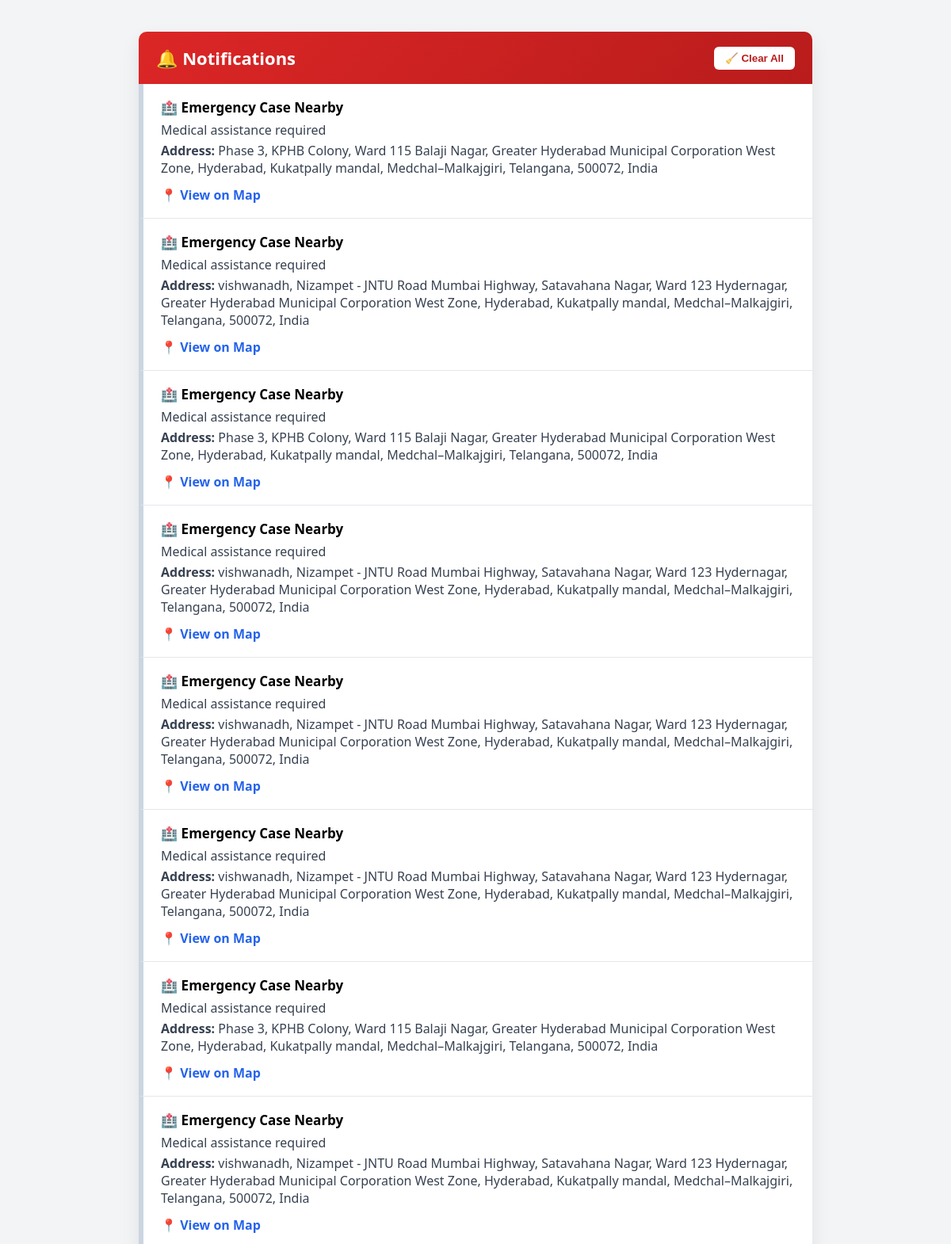
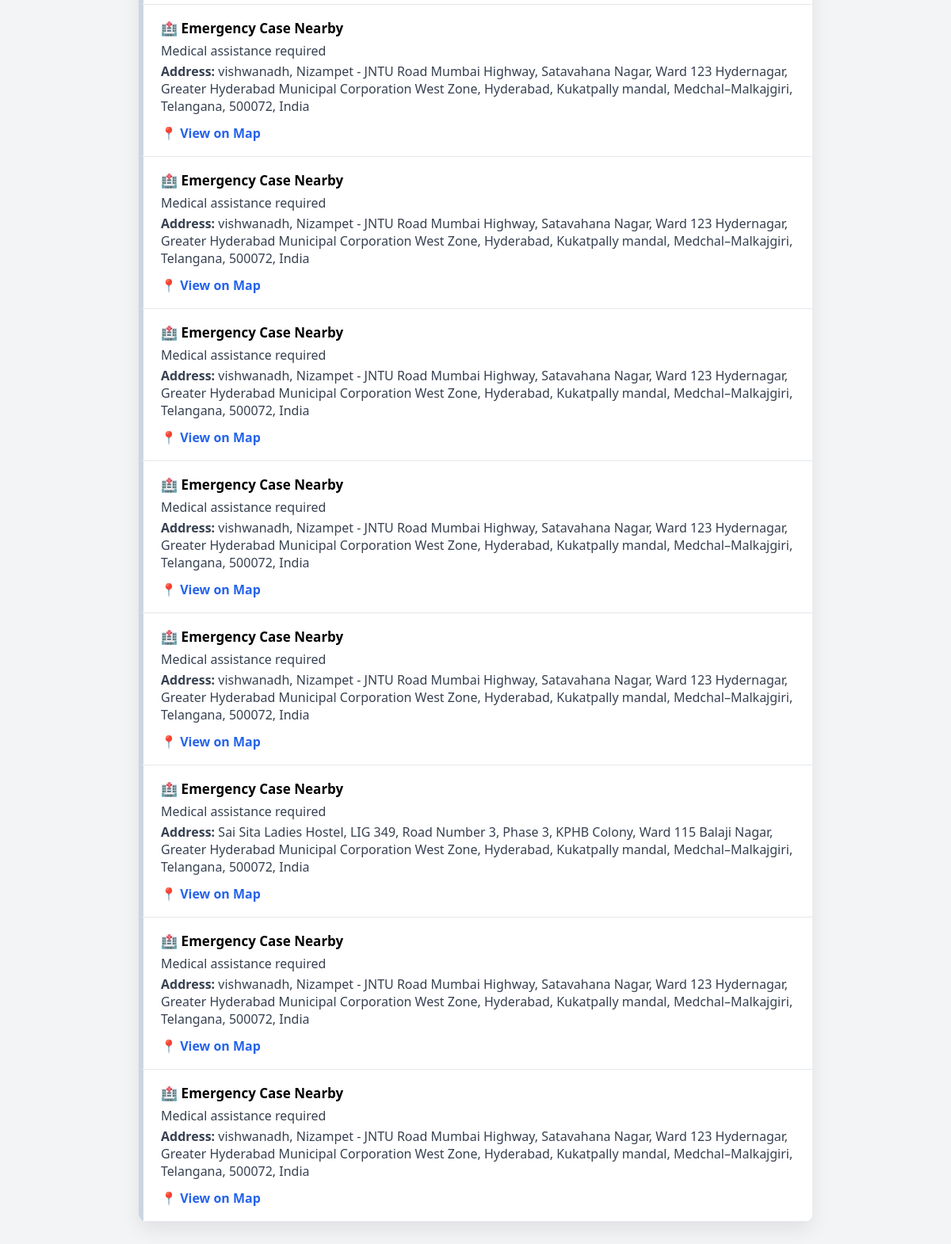
The app's page /notifications/ (signed in) with its own data (2 pictures, top to bottom).
### Alert_system/models.py (models this page shows)
class Notification(models.Model):
    user = models.ForeignKey(User, on_delete=models.CASCADE, related_name="notifications")
    title = models.CharField(max_length=255)
    message = models.TextField()
    address = models.TextField(blank=True)
    latitude = models.FloatField(null=True, blank=True)
    longitude = models.FloatField(null=True, blank=True)
    public_alert = models.ForeignKey(
        "PolicePublicAlert",
        null=True,
        blank=True,
        on_delete=models.CASCADE
    )
    is_read = models.BooleanField(default=False)
    created_at = models.DateTimeField(auto_now_add=True)

### Alert_system/views.py (the view)
# urls.py: path("notifications/", views.notifications, name="notifications"),
@login_required
def notifications(request):
    notes = request.user.notifications.order_by("-created_at")
    request.user.notifications.filter(is_read=False).update(is_read=True)
    return render(request, "notifications.html", {
        "notifications": notes
    })

### templates/notifications.html (shortened to what this page needs)
{% load static %}
<!DOCTYPE html>
<html lang="en">
<head>
</head>
<body>
<div class="container">
    <div class="header">
        <h2>🔔 Notifications</h2>
        {% if notifications %}
        <form method="POST" action="{% url 'clear_notifications' %}">
            <button class="clear-btn">🧹 Clear All</button>
        </form>
        {% endif %}
    </div>
    {% for note in notifications %}
    <div class="notification {% if not note.is_read %}new{% endif %}">
        <h4>
            {{ note.title }}
        </h4>
        <p>{{ note.message }}</p>
        <p><strong>Address:</strong> {{ note.address }}</p>
        <a class="map-link" target="_blank"
           href="https://maps.google.com/?q={{ note.latitude }},{{ note.longitude }}">
            📍 View on Map
        </a>
    </div>
    {% empty %}
    <p class="empty">No notifications available 🚫</p>
    {% endfor %}
</div>
</body>
</html>

### templates/notifications.html (style rules this page uses)
body { font-family: "Segoe UI", Tahoma, sans-serif; background: #f3f4f6; margin: 0; padding: 0; }
.container { max-width: 850px; margin: 40px auto; background: #ffffff; border-radius: 10px; box-shadow: 0 10px 25px rgba(0,0,0,0.08); overflow: hidden; }
.header { display: flex; justify-content: space-between; align-items: center; padding: 18px 22px; background: linear-gradient(135deg, #dc2626, #b91c1c); color: white; }
.header h2 { margin: 0; font-size: 22px; }
.clear-btn { background: white; color: #b91c1c; border: none; padding: 7px 14px; border-radius: 6px; font-weight: bold; cursor: pointer; }
.notification { padding: 18px 22px; border-bottom: 1px solid #e5e7eb; border-left: 6px solid #cbd5e1; background: #ffffff; transition: transform 0.3s ease; }
.notification h4 { margin: 0 0 6px; font-size: 17px; display: flex; align-items: center; }
.notification p { margin: 4px 0; color: #374151; }
.map-link { display: inline-block; margin-top: 8px; text-decoration: none; color: #2563eb; font-weight: 600; }

### records on screen
Notification: title "🏥 Emergency Case Nearby", message "Medical assistance required", address "Phase 3, KPHB Colony, Ward 115 Balaji Nagar, Greater Hyderabad Municipal Corporation West Zone, Hyderabad, Kukatpally mandal, Medchal–Malkajgiri, Telangana, 500072, India"
Notification: title "🏥 Emergency Case Nearby", message "Medical assistance required", address "vishwanadh, Nizampet - JNTU Road Mumbai Highway, Satavahana Nagar, Ward 123 Hydernagar, Greater Hyderabad Municipal Corporation West Zone, Hyderabad, Kukatpally mandal, Medchal–Malkajgiri, Telangana, 500072, India"
Notification: title "🏥 Emergency Case Nearby", message "Medical assistance required", address "Phase 3, KPHB Colony, Ward 115 Balaji Nagar, Greater Hyderabad Municipal Corporation West Zone, Hyderabad, Kukatpally mandal, Medchal–Malkajgiri, Telangana, 500072, India"
Notification: title "🏥 Emergency Case Nearby", message "Medical assistance required", address "vishwanadh, Nizampet - JNTU Road Mumbai Highway, Satavahana Nagar, Ward 123 Hydernagar, Greater Hyderabad Municipal Corporation West Zone, Hyderabad, Kukatpally mandal, Medchal–Malkajgiri, Telangana, 500072, India"
Notification: title "🏥 Emergency Case Nearby", message "Medical assistance required", address "vishwanadh, Nizampet - JNTU Road Mumbai Highway, Satavahana Nagar, Ward 123 Hydernagar, Greater Hyderabad Municipal Corporation West Zone, Hyderabad, Kukatpally mandal, Medchal–Malkajgiri, Telangana, 500072, India"
Notification: title "🏥 Emergency Case Nearby", message "Medical assistance required", address "vishwanadh, Nizampet - JNTU Road Mumbai Highway, Satavahana Nagar, Ward 123 Hydernagar, Greater Hyderabad Municipal Corporation West Zone, Hyderabad, Kukatpally mandal, Medchal–Malkajgiri, Telangana, 500072, India"
Notification: title "🏥 Emergency Case Nearby", message "Medical assistance required", address "Phase 3, KPHB Colony, Ward 115 Balaji Nagar, Greater Hyderabad Municipal Corporation West Zone, Hyderabad, Kukatpally mandal, Medchal–Malkajgiri, Telangana, 500072, India"
Notification: title "🏥 Emergency Case Nearby", message "Medical assistance required", address "vishwanadh, Nizampet - JNTU Road Mumbai Highway, Satavahana Nagar, Ward 123 Hydernagar, Greater Hyderabad Municipal Corporation West Zone, Hyderabad, Kukatpally mandal, Medchal–Malkajgiri, Telangana, 500072, India"
Notification: title "🏥 Emergency Case Nearby", message "Medical assistance required", address "vishwanadh, Nizampet - JNTU Road Mumbai Highway, Satavahana Nagar, Ward 123 Hydernagar, Greater Hyderabad Municipal Corporation West Zone, Hyderabad, Kukatpally mandal, Medchal–Malkajgiri, Telangana, 500072, India"
Notification: title "🏥 Emergency Case Nearby", message "Medical assistance required", address "vishwanadh, Nizampet - JNTU Road Mumbai Highway, Satavahana Nagar, Ward 123 Hydernagar, Greater Hyderabad Municipal Corporation West Zone, Hyderabad, Kukatpally mandal, Medchal–Malkajgiri, Telangana, 500072, India"
Notification: title "🏥 Emergency Case Nearby", message "Medical assistance required", address "vishwanadh, Nizampet - JNTU Road Mumbai Highway, Satavahana Nagar, Ward 123 Hydernagar, Greater Hyderabad Municipal Corporation West Zone, Hyderabad, Kukatpally mandal, Medchal–Malkajgiri, Telangana, 500072, India"
Notification: title "🏥 Emergency Case Nearby", message "Medical assistance required", address "vishwanadh, Nizampet - JNTU Road Mumbai Highway, Satavahana Nagar, Ward 123 Hydernagar, Greater Hyderabad Municipal Corporation West Zone, Hyderabad, Kukatpally mandal, Medchal–Malkajgiri, Telangana, 500072, India"
Notification: title "🏥 Emergency Case Nearby", message "Medical assistance required", address "vishwanadh, Nizampet - JNTU Road Mumbai Highway, Satavahana Nagar, Ward 123 Hydernagar, Greater Hyderabad Municipal Corporation West Zone, Hyderabad, Kukatpally mandal, Medchal–Malkajgiri, Telangana, 500072, India"
Notification: title "🏥 Emergency Case Nearby", message "Medical assistance required", address "Sai Sita Ladies Hostel, LIG 349, Road Number 3, Phase 3, KPHB Colony, Ward 115 Balaji Nagar, Greater Hyderabad Municipal Corporation West Zone, Hyderabad, Kukatpally mandal, Medchal–Malkajgiri, Telangana, 500072, India"
Notification: title "🏥 Emergency Case Nearby", message "Medical assistance required", address "vishwanadh, Nizampet - JNTU Road Mumbai Highway, Satavahana Nagar, Ward 123 Hydernagar, Greater Hyderabad Municipal Corporation West Zone, Hyderabad, Kukatpally mandal, Medchal–Malkajgiri, Telangana, 500072, India"
Notification: title "🏥 Emergency Case Nearby", message "Medical assistance required", address "vishwanadh, Nizampet - JNTU Road Mumbai Highway, Satavahana Nagar, Ward 123 Hydernagar, Greater Hyderabad Municipal Corporation West Zone, Hyderabad, Kukatpally mandal, Medchal–Malkajgiri, Telangana, 500072, India"
